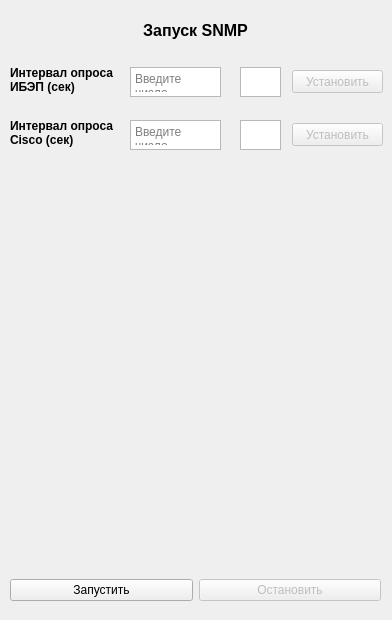
    <widget class="QWidget" name="tab_6">
     <attribute name="title">
      <string>Запуск SNMP</string>
     </attribute>
     <widget class="QLabel" name="label_9">
      <property name="geometry">
       <rect>
        <x>10</x>
        <y>20</y>
        <width>371</width>
        <height>20</height>
       </rect>
      </property>
      <property name="font">
       <font>
        <pointsize>12</pointsize>
        <weight>75</weight>
        <bold>true</bold>
       </font>
      </property>
      <property name="text">
       <string>Запуск SNMP</string>
      </property>
      <property name="alignment">
       <set>Qt::AlignCenter</set>
      </property>
      <property name="wordWrap">
       <bool>true</bool>
      </property>
     </widget>
     <widget class="QWidget" name="horizontalLayoutWidget_8">
      <property name="geometry">
       <rect>
        <x>10</x>
        <y>570</y>
        <width>371</width>
        <height>41</height>
       </rect>
      </property>
      <layout class="QHBoxLayout" name="horizontalLayout_9">
       <item>
        <widget class="QPushButton" name="Run_snmp_btn">
         <property name="text">
          <string>Запустить</string>
         </property>
        </widget>
       </item>
       <item>
        <widget class="QPushButton" name="Stop_snmp_btn">
         <property name="enabled">
          <bool>false</bool>
         </property>
         <property name="text">
          <string>Остановить</string>
         </property>
        </widget>
       </item>
      </layout>
     </widget>
     <widget class="QLabel" name="label_10">
      <property name="geometry">
       <rect>
        <x>10</x>
        <y>65</y>
        <width>111</width>
        <height>29</height>
       </rect>
      </property>
      <property name="font">
       <font>
        <weight>75</weight>
        <bold>true</bold>
       </font>
      </property>
      <property name="text">
       <string>Интервал опроса ИБЭП (сек)</string>
      </property>
      <property name="wordWrap">
       <bool>true</bool>
      </property>
     </widget>
     <widget class="QPushButton" name="Set_btn">
      <property name="enabled">
       <bool>false</bool>
      </property>
      <property name="geometry">
       <rect>
        <x>292</x>
        <y>70</y>
        <width>91</width>
        <height>23</height>
       </rect>
      </property>
      <property name="text">
       <string>Установить</string>
      </property>
     </widget>
     <widget class="QTextEdit" name="textEdit_7">
      <property name="geometry">
       <rect>
        <x>130</x>
        <y>67</y>
        <width>91</width>
        <height>30</height>
       </rect>
      </property>
      <property name="placeholderText">
       <string>Введите число</string>
      </property>
     </widget>
     <widget class="QTextBrowser" name="textBrowser_4">
      <property name="geometry">
       <rect>
        <x>240</x>
        <y>67</y>
        <width>41</width>
        <height>30</height>
       </rect>
      </property>
      <property name="font">
       <font>
        <pointsize>10</pointsize>
        <weight>75</weight>
        <bold>true</bold>
       </font>
      </property>
      <property name="html">
       <string>&lt;!DOCTYPE HTML PUBLIC &quot;-//W3C//DTD HTML 4.0//EN&quot; &quot;http://www.w3.org/TR/REC-html40/strict.dtd&quot;&gt;
&lt;html&gt;&lt;head&gt;&lt;meta name=&quot;qrichtext&quot; content=&quot;1&quot; /&gt;&lt;style type=&quot;text/css&quot;&gt;
p, li { white-space: pre-wrap; }
&lt;/style&gt;&lt;/head&gt;&lt;body style=&quot; font-family:'MS Shell Dlg 2'; font-size:10pt; font-weight:600; font-style:normal;&quot;&gt;
&lt;p align=&quot;center&quot; style=&quot;-qt-paragraph-type:empty; margin-top:0px; margin-bottom:0px; margin-left:0px; margin-right:0px; -qt-block-indent:0; text-indent:0px; font-size:8pt; font-weight:400;&quot;&gt;&lt;br /&gt;&lt;/p&gt;&lt;/body&gt;&lt;/html&gt;</string>
      </property>
     </widget>
     <widget class="QLabel" name="label_16">
      <property name="geometry">
       <rect>
        <x>10</x>
        <y>118</y>
        <width>111</width>
        <height>29</height>
       </rect>
      </property>
      <property name="font">
       <font>
        <weight>75</weight>
        <bold>true</bold>
       </font>
      </property>
      <property name="text">
       <string>Интервал опроса Cisco (сек)</string>
      </property>
      <property name="wordWrap">
       <bool>true</bool>
      </property>
     </widget>
     <widget class="QTextEdit" name="textEdit_34">
      <property name="geometry">
       <rect>
        <x>130</x>
        <y>120</y>
        <width>91</width>
        <height>30</height>
       </rect>
      </property>
      <property name="placeholderText">
       <string>Введите число</string>
      </property>
     </widget>
     <widget class="QPushButton" name="Set_snmp_interval_btn">
      <property name="enabled">
       <bool>false</bool>
      </property>
      <property name="geometry">
       <rect>
        <x>292</x>
        <y>123</y>
        <width>91</width>
        <height>23</height>
       </rect>
      </property>
      <property name="text">
       <string>Установить</string>
      </property>
     </widget>
     <widget class="QTextBrowser" name="textBrowser_26">
      <property name="geometry">
       <rect>
        <x>240</x>
        <y>120</y>
        <width>41</width>
        <height>30</height>
       </rect>
      </property>
      <property name="font">
       <font>
        <pointsize>10</pointsize>
        <weight>75</weight>
        <bold>true</bold>
       </font>
      </property>
      <property name="html">
       <string>&lt;!DOCTYPE HTML PUBLIC &quot;-//W3C//DTD HTML 4.0//EN&quot; &quot;http://www.w3.org/TR/REC-html40/strict.dtd&quot;&gt;
&lt;html&gt;&lt;head&gt;&lt;meta name=&quot;qrichtext&quot; content=&quot;1&quot; /&gt;&lt;style type=&quot;text/css&quot;&gt;
p, li { white-space: pre-wrap; }
&lt;/style&gt;&lt;/head&gt;&lt;body style=&quot; font-family:'MS Shell Dlg 2'; font-size:10pt; font-weight:600; font-style:normal;&quot;&gt;
&lt;p align=&quot;center&quot; style=&quot;-qt-paragraph-type:empty; margin-top:0px; margin-bottom:0px; margin-left:0px; margin-right:0px; -qt-block-indent:0; text-indent:0px; font-size:8pt; font-weight:400;&quot;&gt;&lt;br /&gt;&lt;/p&gt;&lt;/body&gt;&lt;/html&gt;</string>
      </property>
     </widget>
    </widget>
